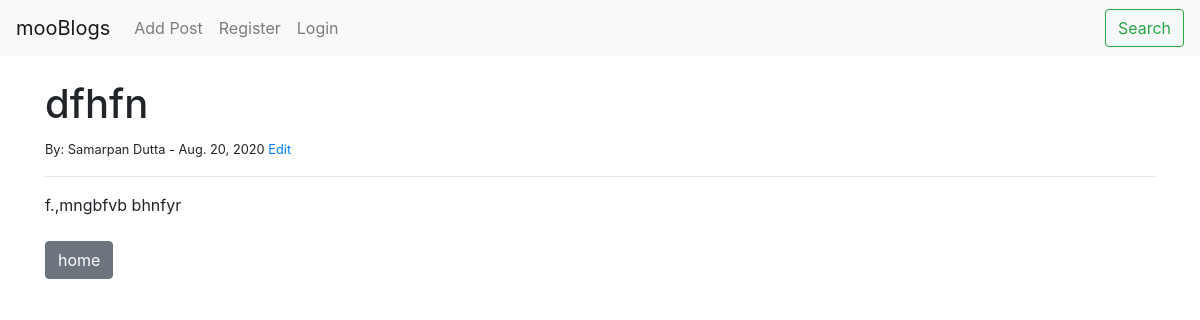
The page /articles/17 on the database its author committed.
### mooblog/models.py (models this page shows, shortened)
class Post(models.Model):
    title = models.CharField(max_length=255)
    title_tag = models.CharField(max_length=255)
    author = models.ForeignKey(User, on_delete=models.CASCADE)
    body = models.TextField()
    post_date = models.DateField( auto_now_add=True)

### mooblog/views.py (the view)
# urls.py: path('articles/<int:pk>', ArticleDetailView.as_view(), name="article-detail"),
class ArticleDetailView(DetailView):
    model = Post
    template_name = 'articles_detail.html'

### mooblog/templates/articles_detail.html (shortened to what this page needs)
{% extends 'base.html' %}
{% block content %}
<h1>{{ post.title }}</h1>
<small>By: {{ post.author.first_name }}
{{ post.author.last_name }}
- {{ post.post_date }} <a href="{% url 'update-post' post.pk %}">Edit</a> </small> <br>
<hr>
{{ post.body}}
<br><br>
<a href="{% url 'home' %}" class="btn btn-secondary"> home </a>
<br><br>
{% endblock %}

### rows shown on the page
Post: title "dfhfn", author.first_name "Samarpan", author.last_name "Dutta", post_date "Aug. 20, 2020", body "f.,mngbfvb bhnfyr"
